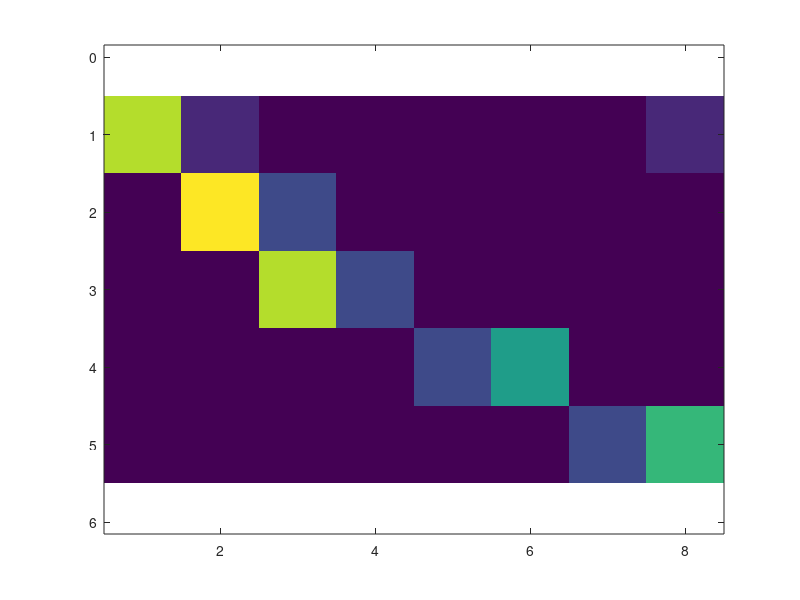

This figure's MATLAB source: (Note: this script raises an error after producing the figure.)
% row-tokens (queries):    Attention   is    all    you   need
labelsY = {'Attention','is','all','you','need'};  

% column-tokens (keys):    Attention  est    tout    ce   dont   vous  avez  besoin
labelsX = {'Attention','est','tout','ce','dont','vous','avez','besoin'};

% attention weight matrix (5×8)
A = [ ...
  0.8, 0.1, 0,   0,   0,   0,   0,   0.1;  % how “Attention” attends
  0,   0.9, 0.2, 0,   0,   0,   0,   0;    % how “is” attends
  0,   0,   0.8, 0.2, 0,   0,   0,   0;    % how “all” attends
  0,   0,   0,   0,   0.2, 0.5, 0,   0;    % how “you” attends
  0,   0,   0,   0,   0,   0,   0.2, 0.6   % how “need” attends
];

% Using imagesc
figure
imagesc(A)                    %# plot the matrix as colored cells
axis equal tight              %# square cells, tight framing

% apply a nice colormap & colorbar
colormap(parula)              %# parula is MATLAB default; use viridis if installed
c = colorbar;
c.Label.String = 'Attention Weight';
c.Ticks = linspace(0,0.9,5);

% label the ticks
set(gca, ...
    'XTick', 1:numel(labelsX), ...
    'XTickLabel', labelsX, ...
    'XTickLabelRotation', 45, ...
    'YTick', 1:numel(labelsY), ...
    'YTickLabel', labelsY, ...
    'FontSize', 12);

% title('Attention Weights')
